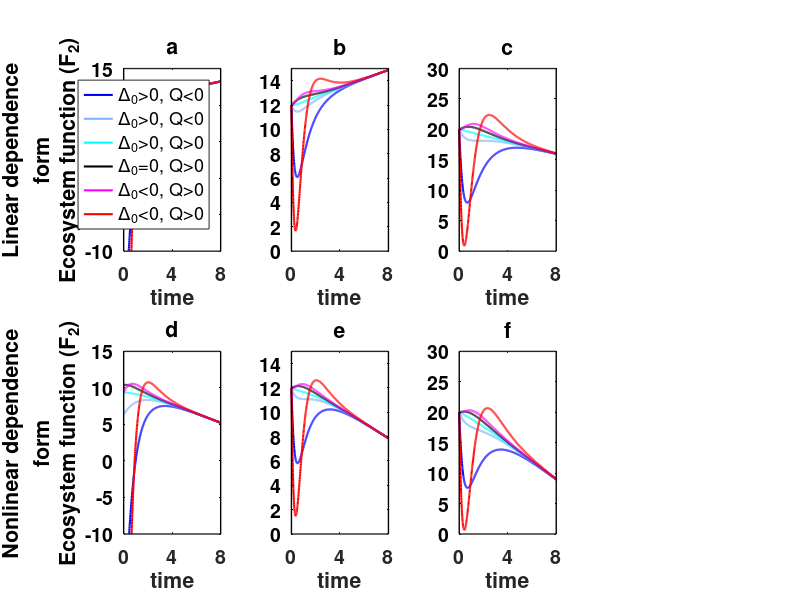

Reproduce this figure in MATLAB.
% AUTHOR:   Michael Cortez, Florida State University
% DATE:     December 2025
% PURPOSE:  Plot time series for formula F2, assuming linearly increasing climate

% INPUTS:   Parameters for ecosystem function formula (alpha, beta, gamma, kappa)
%           Delta0 = Initial disequilibirum when climate change begins
%           C0 = initial climate
%           r = rate of change of climate
%           lambda = response rate of community

clear all

figure('Position',[10 10 1200 600]);
textsize = 14;

%%%%%%%%%%%%%%%%%%%%%%%%%%%%%%%%%%%%%%%%%%%%%%%%%%%%%%%%%%%%%%%%%%%%%%%%%
%%  Panel A

%%% Define parameters
tvals = 0:0.01:8;
alpha = 10;
beta = 1;
gamma =1;
kappa = 0.5;
C0 = 1; 
r = 1;
lambda = 0.8;
C = C0 + r*tvals;
Colors = {'b',"#80B3FF",'c', 'k', 'm','r'};
Delta0 = r*lambda - [-5 -1 0 r*lambda+0.2 2 10]+0.2
F = zeros(length(Delta0),length(tvals));

%%% Generate and plot time series
subplot(2,4,1) 
hold on
for ii = 1:length(Delta0)
    %%% Compute time series for community climate equilibrium    
    E = C - r*lambda + (r*lambda - Delta0(ii))*exp(-tvals/lambda);
    %%% Compute time series for ecosystem function
    F(ii,:) = alpha + beta*C - gamma.*C.*(E-C).^2;
    plot(tvals,F(ii,:),'-','LineWidth',1.5,'color',Colors{ii})
end
xlim([0 max(tvals)]); set(gca,'XTick',[0 4 8])
ylim([-10 15])
xlabel('time') 
ylabel({'Linear dependence'; 'form'; 'Ecosystem function (F_2)'}) 
title('a') 
set(gca,'Box','on', 'Layer','top','LineWidth', 1)
set(gca,'ycolor','k','FontSize',textsize,'FontWeight','Bold')
legend('\Delta_0>0, Q<0','\Delta_0>0, Q<0','\Delta_0>0, Q>0',...
    '\Delta_0=0, Q>0','\Delta_0<0, Q>0','\Delta_0<0, Q>0',...
    'position',[0.35 0.1 1 1],'FontSize', 13)

%%%%%%%%%%%%%%%%%%%%%%%%%%%%%%%%%%%%%%%%%%%%%%%%%%%%%%%%%%%%%%%%%%%%%%%%%
%%  Panel D

%%% Define parameters
% Uses same parameters as Panel A

%%% Generate and plot time series
subplot(2,4,5)
hold on
for ii = 1:length(Delta0)
    %%% Compute time series for community climate equilibrium    
    E = C - r*lambda + (r*lambda - Delta0(ii))*exp(-tvals/lambda);
    %%% Compute time series for ecosystem function
    F(ii,:) = alpha + beta*(1-exp(-C*kappa)) - gamma.*C.*(E-C).^2;
    plot(tvals,F(ii,:),'-','LineWidth',1.5,'color',Colors{ii})
end
xlim([0 max(tvals)]); set(gca,'XTick',[0 4 8])
ylim([-10 15])
xlabel('time') 
ylabel({'Nonlinear dependence'; 'form'; 'Ecosystem function (F_2)'}) 
title('d') 
set(gca,'Box','on', 'Layer','top','LineWidth', 1)
set(gca,'ycolor','k','FontSize',textsize,'FontWeight','Bold')

%%%%%%%%%%%%%%%%%%%%%%%%%%%%%%%%%%%%%%%%%%%%%%%%%%%%%%%%%%%%%%%%%%%%%%%%%
%%  Panel B

%%% Define parameters
tvals = 0:0.01:8;
alpha = 12;
beta = 1;
gamma =1;
C0 = 0; 
r = 1;
lambda = 0.8;
C = C0 + r*tvals;
Colors = {'b',"#80B3FF",'c', 'k', 'm','r'};
Delta0 = r*lambda - [-5 -1 0 r*lambda+0.2 2 10]+0.2
F = zeros(length(Delta0),length(tvals));

subplot(2,4,2) 
hold on
for ii = 1:length(Delta0)
    %%% Compute time series for community climate equilibrium    
    E = C - r*lambda + (r*lambda - Delta0(ii))*exp(-tvals/lambda);
    %%% Compute time series for ecosystem function
    F(ii,:) = alpha + beta*C - gamma.*C.*(E-C).^2;
    plot(tvals,F(ii,:),'-','LineWidth',1.5,'color',Colors{ii})
end
xlim([0 max(tvals)]); set(gca,'XTick',[0 4 8])
ylim([0 15])
xlabel('time') 
ylabel('') 
title('b') 
set(gca,'Box','on', 'Layer','top','LineWidth', 1)
set(gca,'ycolor','k','FontSize',textsize,'FontWeight','Bold')

%%%%%%%%%%%%%%%%%%%%%%%%%%%%%%%%%%%%%%%%%%%%%%%%%%%%%%%%%%%%%%%%%%%%%%%%%
%%  Panel E

%%% Define parameters
% Uses same parameters as Panel B

%%% Generate and plot time series
subplot(2,4,6)
hold on
for ii = 1:length(Delta0)
    %%% Compute time series for community climate equilibrium    
    E = C - r*lambda + (r*lambda - Delta0(ii))*exp(-tvals/lambda);
    %%% Compute time series for ecosystem function
    F(ii,:) = alpha + beta*(1-exp(-C*kappa)) - gamma.*C.*(E-C).^2;
    plot(tvals,F(ii,:),'-','LineWidth',1.5,'color',Colors{ii})
end
xlim([0 max(tvals)]); set(gca,'XTick',[0 4 8])
ylim([0 15])
xlabel('time') 
ylabel('') 
title('e') 
set(gca,'Box','on', 'Layer','top','LineWidth', 1)
set(gca,'ycolor','k','FontSize',textsize,'FontWeight','Bold')


%%%%%%%%%%%%%%%%%%%%%%%%%%%%%%%%%%%%%%%%%%%%%%%%%%%%%%%%%%%%%%%%%%%%%%%%%
%%  Panel C

%%% Define parameters
tvals = 0:0.01:8;
alpha = 20;
beta = 1;
gamma =1.5;
C0 = 0; 
r = 1;
lambda = 1;
C = C0 + r*tvals;
Colors = {'b',"#80B3FF",'c', 'k', 'm','r'};
Delta0 = r*lambda - [-5 -1 0 r*lambda 2 10]
F = zeros(length(Delta0),length(tvals));


subplot(2,4,3) 
hold on
for ii = 1:length(Delta0)
    %%% Compute time series for community climate equilibrium    
    E = C - r*lambda + (r*lambda - Delta0(ii))*exp(-tvals/lambda);
    %%% Compute time series for ecosystem function
    F(ii,:) = alpha + beta*C - gamma.*C.*(E-C).^2;
    plot(tvals,F(ii,:),'-','LineWidth',1.5,'color',Colors{ii})
end
xlim([0 max(tvals)]); set(gca,'XTick',[0 4 8])
ylim([0 30])
xlabel('time') 
ylabel('') 
title('c') 
set(gca,'Box','on', 'Layer','top','LineWidth', 1)
set(gca,'ycolor','k','FontSize',textsize,'FontWeight','Bold')


%%%%%%%%%%%%%%%%%%%%%%%%%%%%%%%%%%%%%%%%%%%%%%%%%%%%%%%%%%%%%%%%%%%%%%%%%
%%  Panel F

%%% Define parameters
% Uses same parameters as Panel D

%%% Generate and plot time series
subplot(2,4,7)
hold on

for ii = 1:length(Delta0)
    %%% Compute time series for community climate equilibrium    
    E = C - r*lambda + (r*lambda - Delta0(ii))*exp(-tvals/lambda);
    %%% Compute time series for ecosystem function
    F(ii,:) = alpha + beta*(1-exp(-C*kappa)) - gamma.*C.*(E-C).^2;
    plot(tvals,F(ii,:),'-','LineWidth',1.5,'color',Colors{ii})
end
xlim([0 max(tvals)]); set(gca,'XTick',[0 4 8])
ylim([0 30])
xlabel('time') 
ylabel('') 
title('f') 
set(gca,'Box','on', 'Layer','top','LineWidth', 1)
set(gca,'ycolor','k','FontSize',textsize,'FontWeight','Bold')
